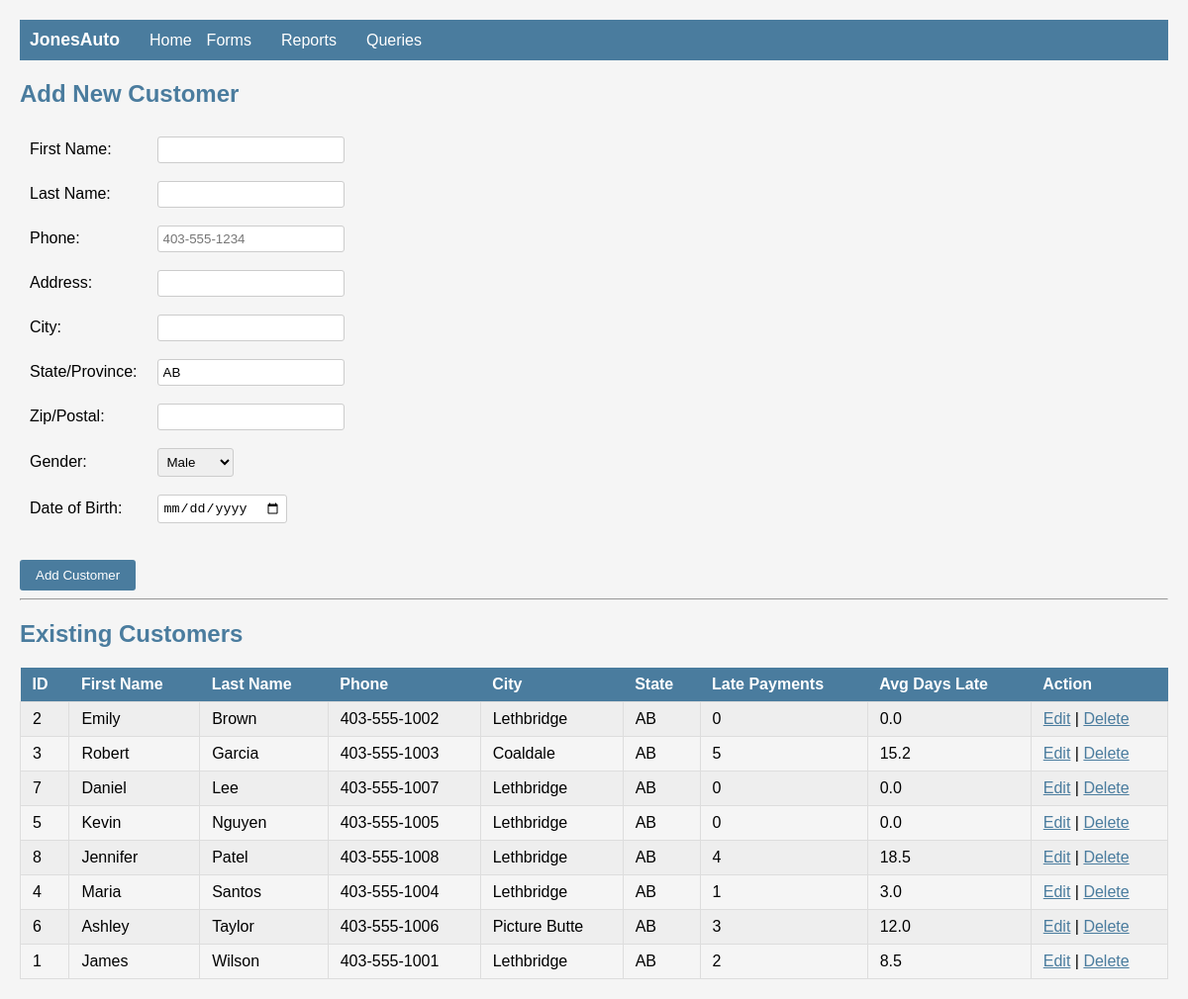
The app's page /forms/customer_form.php with its own data.
### tables this page shows
CREATE TABLE customers (
    customer_id INT AUTO_INCREMENT PRIMARY KEY,
    first_name VARCHAR(50) NOT NULL,
    last_name VARCHAR(50) NOT NULL,
    phone VARCHAR(20),
    address VARCHAR(100),
    city VARCHAR(50),
    state VARCHAR(30),
    zip VARCHAR(10),
    gender VARCHAR(10),
    dob DATE,
    num_late_payments INT DEFAULT 0,
    avg_days_late DECIMAL(5,1) DEFAULT 0.0,
    is_active TINYINT(1) DEFAULT 1
);

### forms/customer_form.php (the view, shortened to what this page needs)
<?php
include '../config.php';
$edit_data = null;
?>
<!DOCTYPE html>
<html>
<head>
    <link rel="stylesheet" href="../style.css">
</head>
<body>
<?php $nav_prefix = '../'; include '../nav.php'; ?>
<h2><?php echo $edit_data ? 'Edit Customer' : 'Add New Customer'; ?></h2>
<form method="POST" action="../process/process_customer.php">
<table class="form-table">
    <tr>
        <td>First Name:</td>
        <td><input type="text" name="first_name" value="<?php echo $edit_data ? $edit_data['first_name'] : ''; ?>" required></td>
    </tr>
    <tr>
        <td>Last Name:</td>
        <td><input type="text" name="last_name" value="<?php echo $edit_data ? $edit_data['last_name'] : ''; ?>" required></td>
    </tr>
    <tr>
        <td>Phone:</td>
        <td><input type="text" name="phone" value="<?php echo $edit_data ? $edit_data['phone'] : ''; ?>" pattern="[0-9]{3}-[0-9]{3}-[0-9]{4}" placeholder="403-555-1234"></td>
    </tr>
    <tr>
        <td>Address:</td>
        <td><input type="text" name="address" value="<?php echo $edit_data ? $edit_data['address'] : ''; ?>"></td>
    </tr>
    <tr>
        <td>City:</td>
        <td><input type="text" name="city" value="<?php echo $edit_data ? $edit_data['city'] : ''; ?>"></td>
    </tr>
    <tr>
        <td>State/Province:</td>
        <td><input type="text" name="state" value="<?php echo $edit_data ? $edit_data['state'] : 'AB'; ?>"></td>
    </tr>
    <tr>
        <td>Zip/Postal:</td>
        <td><input type="text" name="zip" value="<?php echo $edit_data ? $edit_data['zip'] : ''; ?>"></td>
    </tr>
    <tr>
        <td>Gender:</td>
        <td>
            <select name="gender">
                <option value="Male" <?php echo ($edit_data && $edit_data['gender'] == 'Male') ? 'selected' : ''; ?>>Male</option>
            </select>
        </td>
    </tr>
    <tr>
        <td>Date of Birth:</td>
        <td><input type="date" name="dob" value="<?php echo $edit_data ? $edit_data['dob'] : ''; ?>" required></td>
    </tr>
</table>
<br>
<input type="submit" value="<?php echo $edit_data ? 'Update Customer' : 'Add Customer'; ?>">
</form>
<hr>
<h2>Existing Customers</h2>
<?php
$sql = "SELECT * FROM customers WHERE is_active = 1 ORDER BY last_name";
$result = mysqli_query($conn, $sql);
?>
<table>
    <tr>
        <th>ID</th>
        <th>First Name</th>
        <th>Last Name</th>
        <th>Phone</th>
        <th>City</th>
        <th>State</th>
        <th>Late Payments</th>
        <th>Avg Days Late</th>
        <th>Action</th>
    </tr>
    <?php while ($row = mysqli_fetch_assoc($result)) { ?>
    <tr>
        <td><?php echo $row['customer_id']; ?></td>
        <td><?php echo $row['first_name']; ?></td>
        <td><?php echo $row['last_name']; ?></td>
        <td><?php echo $row['phone']; ?></td>
        <td><?php echo $row['city']; ?></td>
        <td><?php echo $row['state']; ?></td>
        <td><?php echo $row['num_late_payments']; ?></td>
        <td><?php echo $row['avg_days_late']; ?></td>
        <td>
            <a href="customer_form.php?edit=<?php echo $row['customer_id']; ?>">Edit</a> |
            <a href="customer_form.php?delete=<?php echo $row['customer_id']; ?>" onclick="return confirm('Delete this customer?')">Delete</a>
        </td>
    </tr>
    <?php } ?>
</table>
</body>
</html>

### style.css (style rules this page uses)
body { font-family: Arial, sans-serif; margin: 20px; background-color: #f5f5f5; }
h1, h2, h3 { color: #4a7c9e; }
a { color: #4a7c9e; }
table { border-collapse: collapse; margin: 10px 0; }
th { background-color: #4a7c9e; color: white; padding: 8px 12px; text-align: left; }
td { padding: 8px 12px; border: 1px solid #ddd; }
tr:nth-child(even) { background-color: #eee; }
input[type="text"], input[type="number"], input[type="date"], select, textarea { padding: 5px; margin: 3px 0; border: 1px solid #ccc; border-radius: 3px; }
input[type="submit"] { background-color: #4a7c9e; color: white; padding: 8px 16px; border: none; border-radius: 3px; cursor: pointer; }
table { width: 100%; }
.form-table { width: auto; }
.form-table td { border: none; padding: 6px 10px; }
.form-table tr:nth-child(even) { background-color: transparent; }

### records on screen
customers: customer_id "2", first_name "Emily", last_name "Brown", phone "403-555-1002", city "Lethbridge", state "AB", num_late_payments "0", avg_days_late "0.0"
customers: customer_id "3", first_name "Robert", last_name "Garcia", phone "403-555-1003", city "Coaldale", state "AB", num_late_payments "5", avg_days_late "15.2"
customers: customer_id "7", first_name "Daniel", last_name "Lee", phone "403-555-1007", city "Lethbridge", state "AB", num_late_payments "0", avg_days_late "0.0"
customers: customer_id "5", first_name "Kevin", last_name "Nguyen", phone "403-555-1005", city "Lethbridge", state "AB", num_late_payments "0", avg_days_late "0.0"
customers: customer_id "8", first_name "Jennifer", last_name "Patel", phone "403-555-1008", city "Lethbridge", state "AB", num_late_payments "4", avg_days_late "18.5"
customers: customer_id "4", first_name "Maria", last_name "Santos", phone "403-555-1004", city "Lethbridge", state "AB", num_late_payments "1", avg_days_late "3.0"
customers: customer_id "6", first_name "Ashley", last_name "Taylor", phone "403-555-1006", city "Picture Butte", state "AB", num_late_payments "3", avg_days_late "12.0"
customers: customer_id "1", first_name "James", last_name "Wilson", phone "403-555-1001", city "Lethbridge", state "AB", num_late_payments "2", avg_days_late "8.5"
